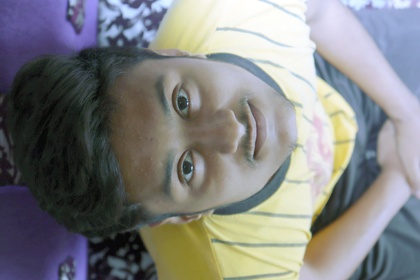
%> input picture Sem 1/B Tech/IP/129_ImageProcessing/after_first_histogram_equlization.jpg, 420 x 280 px, shrunk from 6000 x 4000 before the run
$ octave 129_04_06.m   (GNU Octave 9; MATLAB toolbox functions it lacks are replaced by stand-ins)
%> lines starting %> are read from the running program, lines starting %| are printed output that depends on the picture
### Sem 1/CVIP/LABS/Practices/MyHistMatcher.m
function output_image = MyHistMatcher(input_image,specific_image)
  rImg = input_image;
  spImg = specific_image;

  [m,n] = size(rImg);
  [final1,r_fv,r_s1] = MyHistEqulizer(rImg);
  [final2,sp_fv,sp_g1] = MyHistEqulizer(spImg);

  L=256;

  for i=0:(L-1)
    [value,index(i+1)] = min(abs(sp_g1-r_s1(i+1)));
  endfor

  index = index-1;

  final = zeros(m,n);
  for i=0:(L-1);
    final = final+(rImg == i)*index(i+1);
  endfor
  finalImg = uint8(final);
  output_image = uint8(finalImg);
endfunction

### Sem 1/CVIP/LABS/Practices/MyHistEqulizer.m
function [out_image,frequncy_vector,equilze_vector_s] = MyHistEqulizer(input_image)
  img = input_image;
  [m,n] = size(img);
  L=256;
  %find frequncy_vector out intensity range is [0,255]
  fv = zeros(1,L);
  for i=1:L
    fv(1,i) = sum(sum(img == (i-1)));
  endfor
  frequncy_vector = fv;
  %find PDF for each intensity
  PDF = fv/(m*n);
  %find a equilze_vector_s
  s = zeros(1,L);
  for i=1:L
    temp = 0;
    for j=1:i
      temp = temp + PDF(1,j);
    endfor
    s(1,i) = round((L-1)*temp);
  endfor
  equilze_vector_s = s;

  %create final image
  final = zeros(m,n);
  for i=0:255
    final = final + (img==i)*s(1,i+1);
  endfor
  finalImg = uint8(final);
  out_image = finalImg;
endfunction

### Sem 1/B Tech/IP/129_ImageProcessing/129_04_06.m
clc
clear
close all

r = imread("./after_first_histogram_equlization.jpg");
%> r is the input picture: size 280x420x3 uint8; mean R, G, B 129.5, 130.3, 130.4
spec = imread("./test4.jpg");
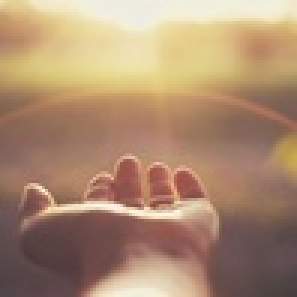
%> input picture Sem 1/B Tech/IP/129_ImageProcessing/test4.jpg, 99 x 99 px, shrunk from 1417 x 1417 before the run (shown 3 times larger)
%> spec is the input picture: size 99x99x3 uint8; mean R, G, B 172.2, 140.4, 113.1

%Original image
figure;
imshow(r);
%histogram of input images
figure;
subplot(1,3,1);
imhist(r(:,:,1));
title("r histogram original");
subplot(1,3,2);
imhist(r(:,:,2));
title("g histogram original");
subplot(1,3,3);
imhist(r(:,:,3));
title("b histogram original");
%> figure, not shown here; panel 1: highest point at x = 27, y = 1136; panel 2: highest point at x = 32, y = 835; panel 3: highest point at x = 26, y = 978

%Specific image
figure;
imshow(spec);
%histogram of input images
figure;
subplot(1,3,1);
imhist(spec(:,:,1));
title("r histogram specific");
subplot(1,3,2);
imhist(spec(:,:,2));
title("g histogram specific");
subplot(1,3,3);
imhist(spec(:,:,3));
title("b histogram specific");
%> figure, not shown here; panel 1: highest point at x = 239, y = 145; panel 2: highest point at x = 237, y = 128; panel 3: highest point at x = 101, y = 214

%final image
final(:,:,1) = MyHistMatcher(r(:,:,1),spec(:,:,1));
%> after the loop in MyHistEqulizer, `for i=1:L`: fv = 256 values, max 1136 at index 28, min 0 at index 1, mean 459.4
%> in MyHistEqulizer, `frequncy_vector = fv;`: frequncy_vector has the same summary as fv
%> in MyHistEqulizer, `PDF = fv/(m*n);`: PDF = 256 values, max 0.00966 at index 28, min 0 at index 1, mean 0.00391
%> after the loop in MyHistEqulizer, `for i=1:L`: s = 256 values from 0 to 255
%> in MyHistMatcher, `[final1,r_fv,r_s1] = MyHistEqulizer(rImg);`: r_fv has the same summary as fv in MyHistEqulizer
%> in MyHistMatcher, `[final2,sp_fv,sp_g1] = MyHistEqulizer(spImg);`: sp_fv = 256 values, max 145 at index 240, min 0 at index 1, mean 38.29; sp_g1 = 256 values from 0 to 255
%> the loop in MyHistMatcher, `for i=0:(L-1)` made 256 passes
%> value on passes 1 to 3: 0, 0, 0
%> after the loop in MyHistMatcher, `for i=0:(L-1)`: index = 256 values from 1 to 256
%> in MyHistMatcher, `index = index-1;`: index = 256 values from 0 to 255
final(:,:,2) = MyHistMatcher(r(:,:,2),spec(:,:,2));
%> in MyHistMatcher (call 2), `spImg = specific_image;`:
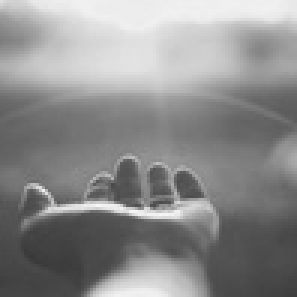
%> spImg: size 99x99 uint8 (shown 3 times larger); min 56, max 247, mean 140.4
%> in MyHistMatcher (call 2), `[final1,r_fv,r_s1] = MyHistEqulizer(rImg);`: r_fv = 256 values, max 835 at index 33, min 0 at index 1, mean 459.4
%> after the loop in MyHistEqulizer (call 4), `for i=1:L`: fv = 256 values, max 128 at index 238, min 0 at index 1, mean 38.29
%> in MyHistEqulizer (call 4), `frequncy_vector = fv;`: frequncy_vector has the same summary as fv
%> in MyHistEqulizer (call 4), `PDF = fv/(m*n);`: PDF = 256 values, max 0.0131 at index 238, min 0 at index 1, mean 0.00391
%> after the loop in MyHistEqulizer (call 4), `for i=0:255`:
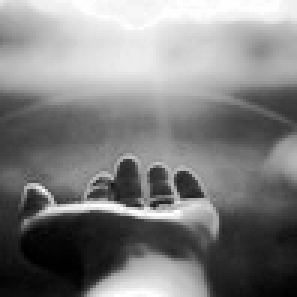
%> final: size 99x99 double (shown 3 times larger); min 0, max 255, mean 128.4; mean of the top-left, top-right, bottom-left and bottom-right quarters 172.5, 167.7, 78.3, 96.6
%> in MyHistMatcher (call 2), `[final2,sp_fv,sp_g1] = MyHistEqulizer(spImg);`: sp_fv has the same summary as fv in MyHistEqulizer
%> the loop in MyHistMatcher (call 2), `for i=0:(L-1)` made 256 passes
%> after the loop in MyHistMatcher (call 2), `for i=0:(L-1)`: index = 256 values from 1 to 242
%> in MyHistMatcher (call 2), `index = index-1;`: index = 256 values from 0 to 241
final(:,:,3) = MyHistMatcher(r(:,:,3),spec(:,:,3));
%> in MyHistMatcher (call 3), `spImg = specific_image;`:
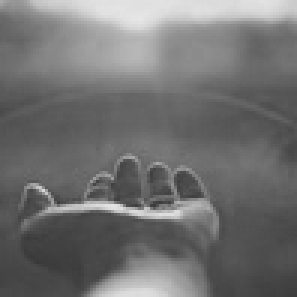
%> spImg: size 99x99 uint8 (shown 3 times larger); min 56, max 231, mean 113.1
%> in MyHistMatcher (call 3), `[final1,r_fv,r_s1] = MyHistEqulizer(rImg);`: r_fv = 256 values, max 978 at index 27, min 0 at index 1, mean 459.4
%> after the loop in MyHistEqulizer (call 6), `for i=1:L`: fv = 256 values, max 214 at index 102, min 0 at index 1, mean 38.29
%> in MyHistEqulizer (call 6), `frequncy_vector = fv;`: frequncy_vector has the same summary as fv
%> in MyHistEqulizer (call 6), `PDF = fv/(m*n);`: PDF = 256 values, max 0.0218 at index 102, min 0 at index 1, mean 0.00391
%> after the loop in MyHistEqulizer (call 6), `for i=0:255`:
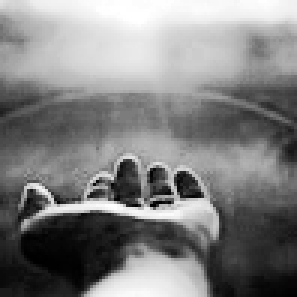
%> final: size 99x99 double (shown 3 times larger); min 0, max 255, mean 128.9
%> in MyHistMatcher (call 3), `[final2,sp_fv,sp_g1] = MyHistEqulizer(spImg);`: sp_fv has the same summary as fv in MyHistEqulizer
%> the loop in MyHistMatcher (call 3), `for i=0:(L-1)` made 256 passes
%> after the loop in MyHistMatcher (call 3), `for i=0:(L-1)`: index = 256 values from 1 to 228
%> in MyHistMatcher (call 3), `index = index-1;`: index = 256 values from 0 to 227
%> after the loop in MyHistMatcher (call 3), `for i=0:(L-1);`:
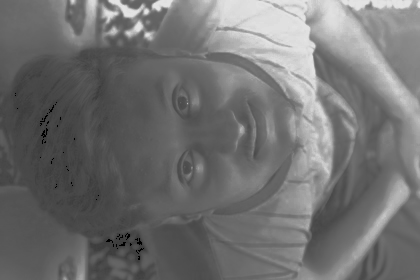
%> final: size 280x420 double; min 0, max 227, mean 112.8
%> final: size 280x420x3 uint8
figure;
imshow(final);

%histogram of final image
figure;
subplot(1,3,1);
imhist(final(:,:,1));
title("r histogram final");
subplot(1,3,2);
imhist(final(:,:,2));
title("g histogram final");
subplot(1,3,3);
imhist(final(:,:,3));
title("b histogram final");
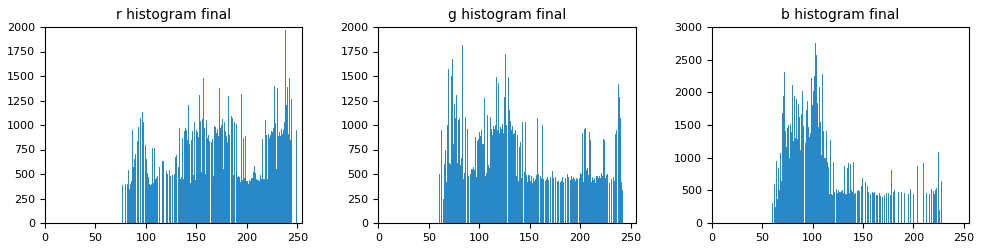
%> figure redrawn from the program's plot data, 3 panels; panel 1: highest point at x = 238, y = 1972; panel 2: highest point at x = 83, y = 1813; panel 3: highest point at x = 102, y = 2748
